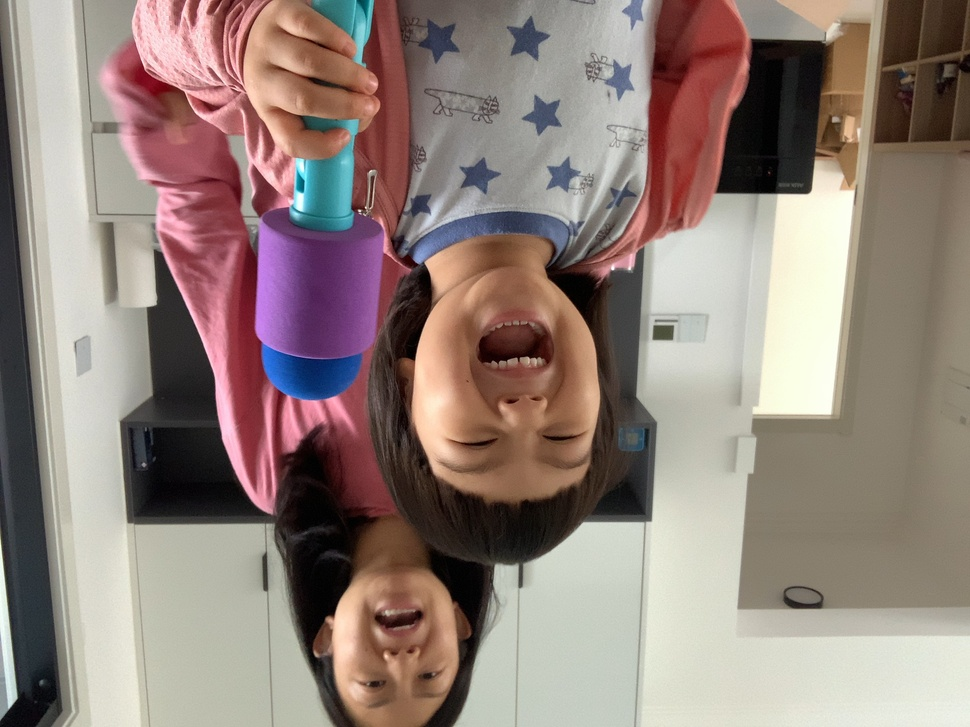
#> input picture Source/minna.jpg, 970 x 727 px, shrunk from 1920 x 1440 before the run
$ jupyter execute convert_video_to_images.ipynb   (shell and % lines are left out)
#> lines starting #> are read from the running program, lines starting #| are printed output that depends on the picture
[cell 1]
from PIL import Image
import matplotlib.pyplot as plt
import numpy as np

[cell 2]
image = Image.open("Source/minna.jpg")
#> image is the input picture: PIL image 970x727 RGB; mean R, G, B 146.6, 130.1, 122.8
image.show()      # this opens default image viewer in your current operating system

[cell 3]
plt.imshow(image.rotate(180))
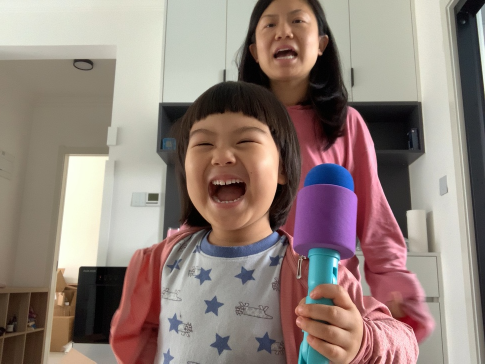
#> shown: shape (727, 970, 3) (shown at 1/2 size); mean R, G, B 146.6, 130.1, 122.8

[cell 4]
image.rotate(180).save("Source/test.jpg")

[cell 5]
image2 = Image.open("Source/test.jpg")
img2_channels = image2.copy()
r, g, b = img2_channels.split()
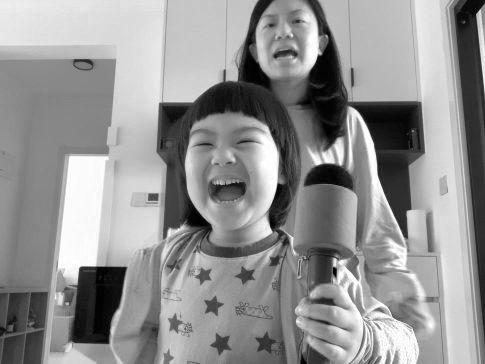
#> r: PIL image 970x727 L (shown at 1/2 size); min 0, max 255, mean 146.5
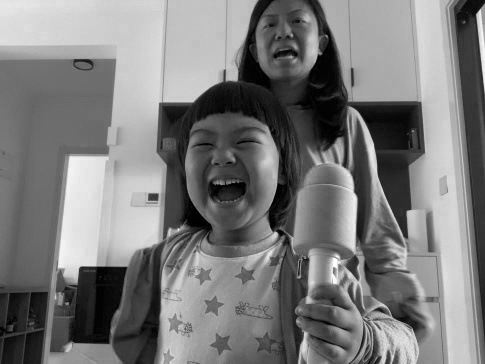
#> b: PIL image 970x727 L (shown at 1/2 size); min 0, max 255, mean 122.9
img_bgr = Image.merge("RGB", (b, g, r))


plt.imshow(img_bgr)

[cell 6]
img_gbr = Image.merge("RGB", (g, b, r))
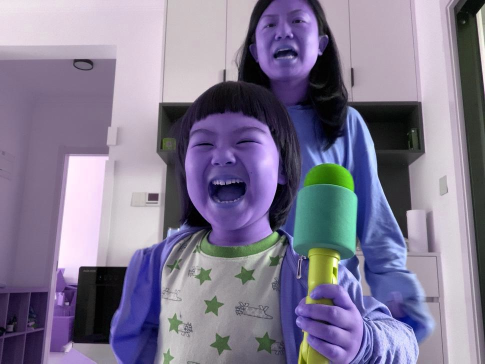
#> img_gbr: PIL image 970x727 RGB (shown at 1/2 size); mean R, G, B 130.1, 122.9, 146.5
plt.imshow(img_gbr)

[cell 7]
img_grb = Image.merge("RGB", (g, r, b))
plt.imshow(img_grb)

[cell 8]
img_brg = Image.merge("RGB", (b, r, g))
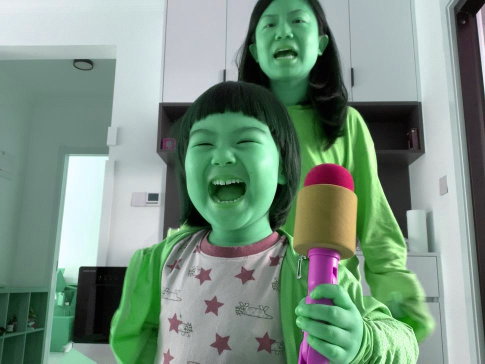
#> img_brg: PIL image 970x727 RGB (shown at 1/2 size); mean R, G, B 122.9, 146.5, 130.1
plt.imshow(img_brg)

[cell 9]
img_bgr = Image.merge("RGB", (r, b, g))
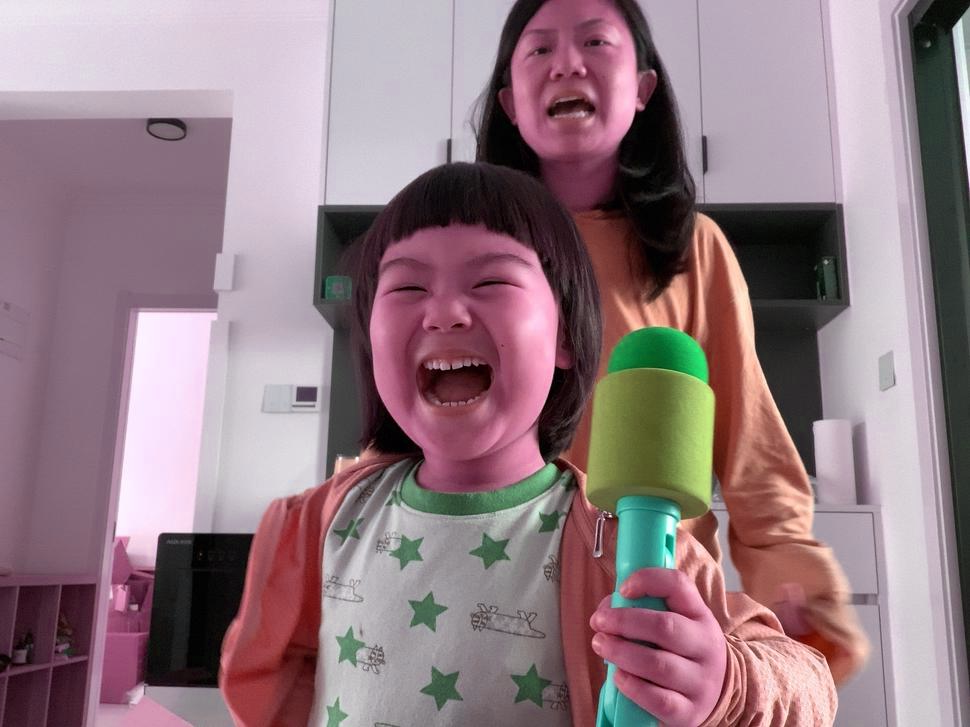
#> img_bgr: PIL image 970x727 RGB; mean R, G, B 146.5, 122.9, 130.1
plt.imshow(img_bgr)

$ run again, with Source/renzhener_signature_1.jpg copied over Source/minna.jpg
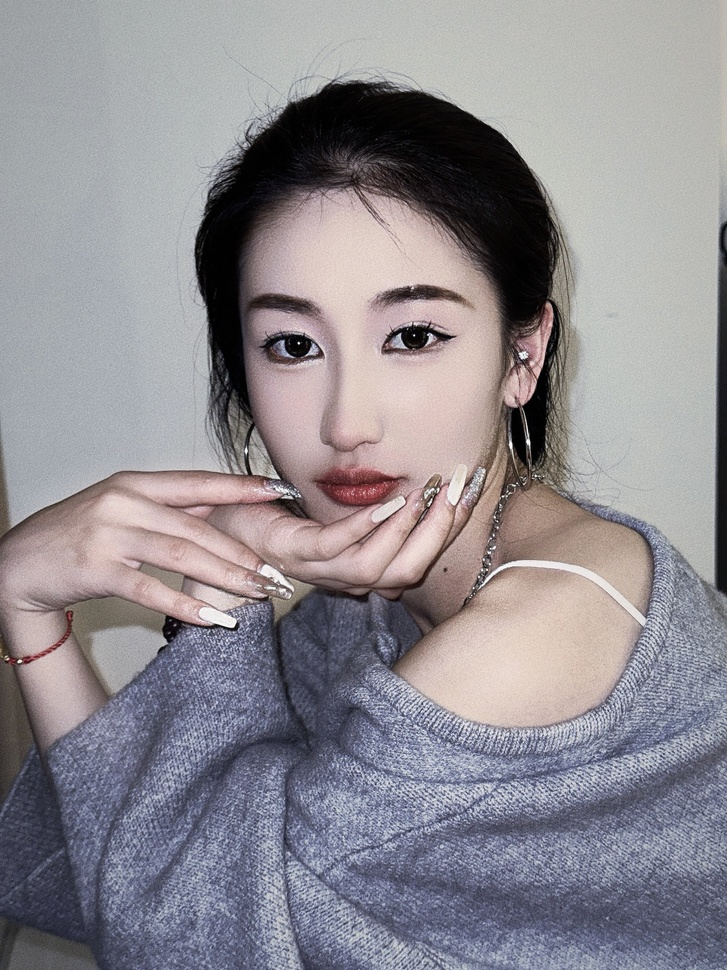
#> input picture Source/renzhener_signature_1.jpg, 727 x 970 px, shrunk from 1440 x 1920 before the run
#> image is the input picture: PIL image 727x970 RGB; mean R, G, B 142.9, 139.1, 144.9
#> `r, g, b = img2_channels.split()`:
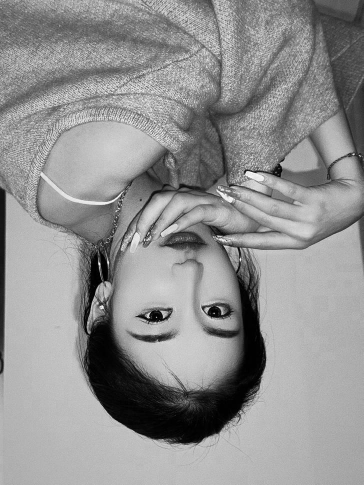
#> b: PIL image 727x970 L (shown at 1/2 size); min 0, max 255, mean 145
#> `img_bgr = Image.merge("RGB", (r, b, g))`:
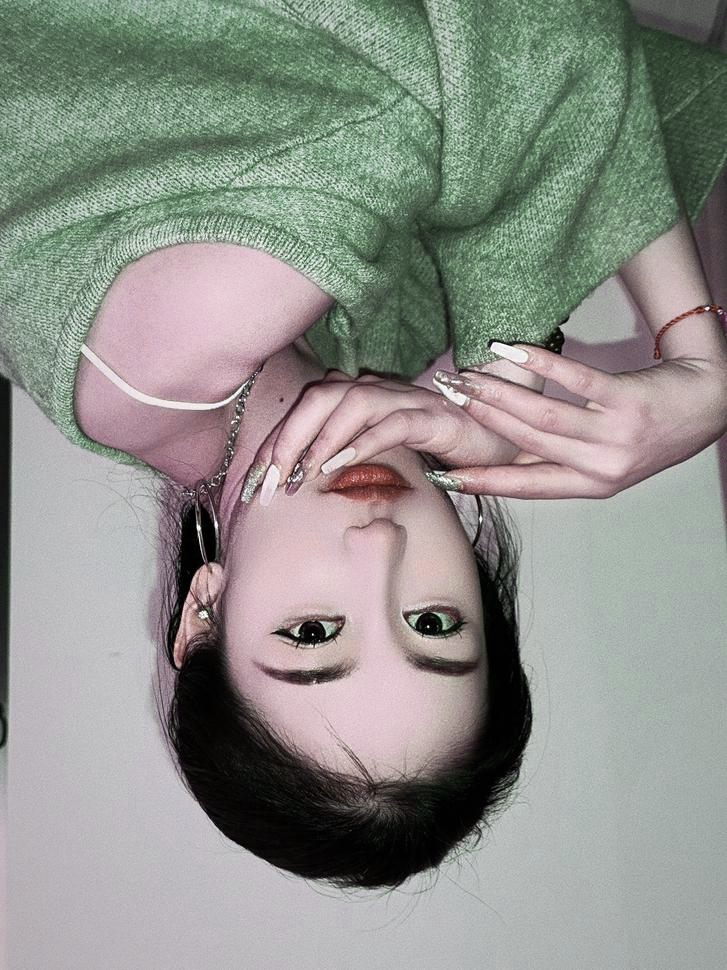
#> img_bgr: PIL image 727x970 RGB; mean R, G, B 143, 145, 139
